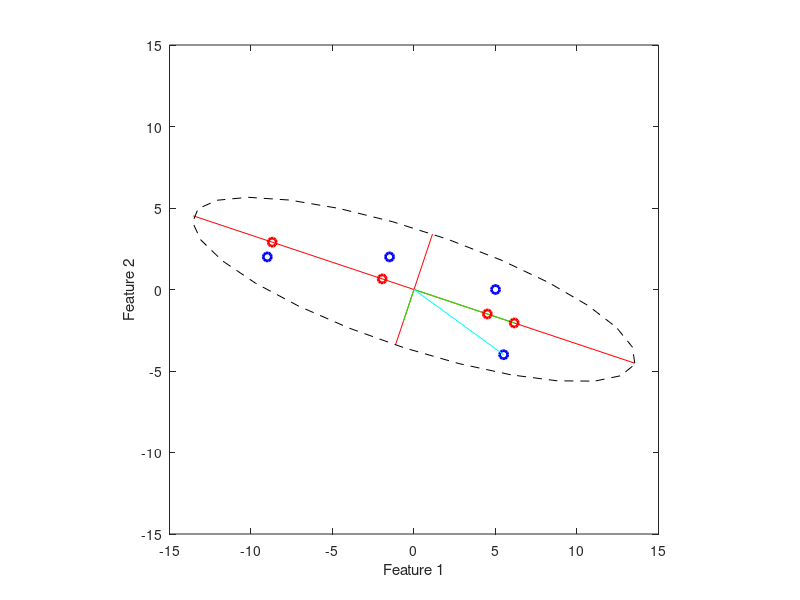

Recreate this plot in MATLAB.
D = [5.5 -4; -1.5 2; -9 2; 5 0]

figure(1);
plot(D(:,1), D(:,2), 'bo', 'LineWidth', 2);
axis([-15 15 -15 15]);
xlabel('Feature 1');
ylabel('Feature 2');
axis equal;
hold on;

[eigvects,~,eigvals] = pca(D);
plot(eigvects(1,1)*[2,-2]*sqrt(eigvals(1)), eigvects(2,1)*[2,-2]*sqrt(eigvals(1)), 'r');
plot(eigvects(1,2)*[2,-2]*sqrt(eigvals(2)), eigvects(2,2)*[2,-2]*sqrt(eigvals(2)), 'r');

theta = [0 : 0.25 : 2*pi]';
ellipse_x = 2*sqrt(eigvals(1))*eigvects(1,1)*cos(theta) + 2*sqrt(eigvals(2))*eigvects(1,2)*sin(theta);
ellipse_y = 2*sqrt(eigvals(1))*eigvects(2,1)*cos(theta) + 2*sqrt(eigvals(2))*eigvects(2,2)*sin(theta);
plot(ellipse_x, ellipse_y, 'k--');

[eigvects,D_pca,eigvals] = pca(D);
% D_pca: the coordinates of the dataset in the PCA vector space,
% where the 1st dimension is the direction of greatest variation,
% the 2nd dimension is the direction orthogonal to the first that has the greatest variance, and so on
% eigvects: define the principal axes (basis vectors) of the greatest variation
% eigvals: define the width of the axes of the PCA ellipsoid (variance)
plot([0;D_pca(1,1)*eigvects(1,1)], [0;D_pca(1,1)*eigvects(2,1)], 'g');
plot([0;D_pca(1,2)*eigvects(1,2)], [0;D_pca(1,2)*eigvects(2,2)], 'g');
plot([0;D_pca(1,1)*eigvects(1,1)+D_pca(1,2)*eigvects(1,2)], [0;D_pca(1,1)*eigvects(2,1)+D_pca(1,2)*eigvects(2,2)], 'c');

D1d = D_pca(:,1) * eigvects(:,1)'
plot(D1d(:,1), D1d(:,2), 'ro', 'LineWidth', 2);
[eigvects,D_pca,eigvals] = pca(D1d);
eigvals